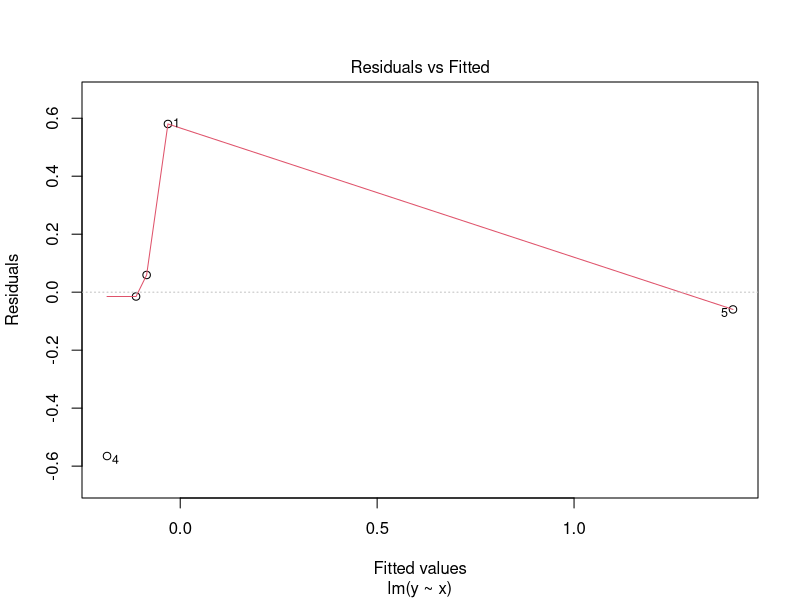
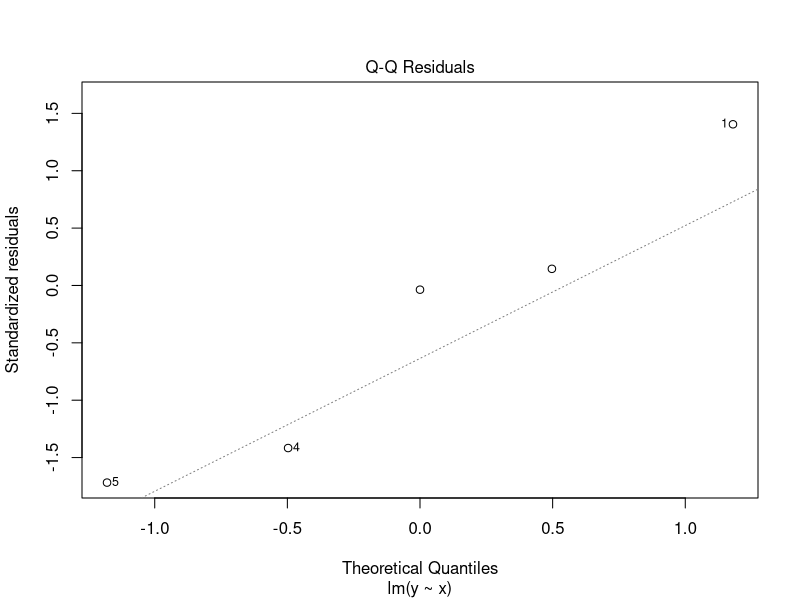
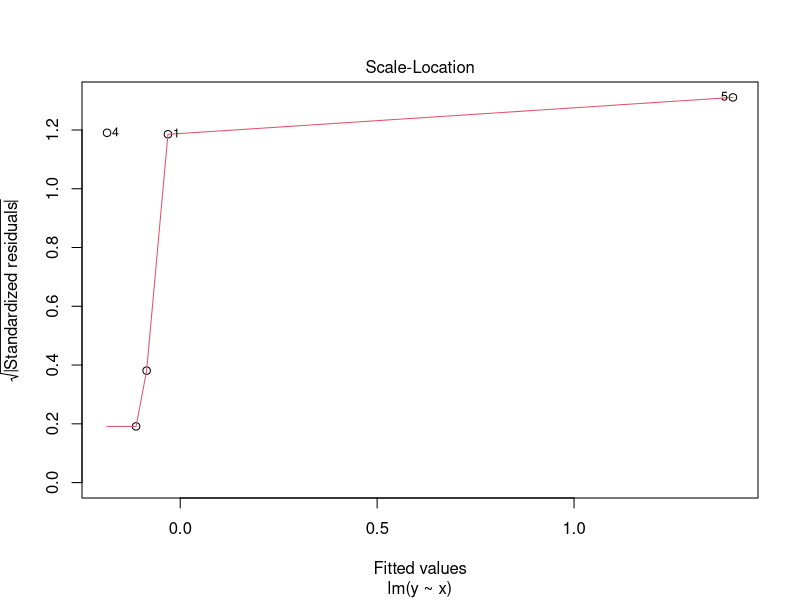
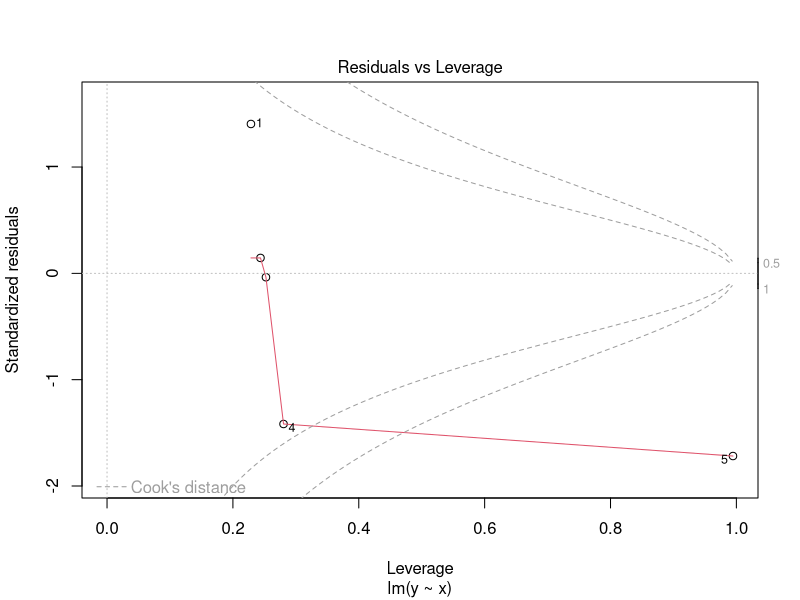

The R script that drew these images, in order:
### Quiz 4

## problem 1

library(MASS)
data(shuttle)

logreg1 <- glm(formula = use ~ wind, family = "binomial", data = shuttle)
summary(logreg1)
exp(logreg1$coeff)

## problem 2

logreg2 <- glm(formula = use ~ wind + magn, family = "binomial", data = shuttle)
summary(logreg2)
exp(logreg2$coeff)


## problem 3

shuttle$use2 <- factor(1 - as.numeric(shuttle$use))
logreg3 <- glm(formula = use2 ~ wind, family = "binomial", data = shuttle)
summary(logreg3)
exp(logreg1$coeff)

## problem 4

data(InsectSprays)
data <- data.frame(InsectSprays)
relevel(data$spray, ref = "B")
pois1 <- glm(count ~ spray, family="poisson", data = data)
summary(pois1)

## problem 5

x <- c(0.586, 0.166, -0.042, -0.614, 11.72)
y <- c(0.549, -0.026, -0.127, -0.751, 1.344)

fit <- lm(y ~ x)
hatvalues(fit)
plot(fit)

## I went with point 5



## problem 6

x <- c(0.586, 0.166, -0.042, -0.614, 11.72)
y <- c(0.549, -0.026, -0.127, -0.751, 1.344)

fit <- lm(y ~ x)
hatvalues(fit)
dfbetas(fit)

